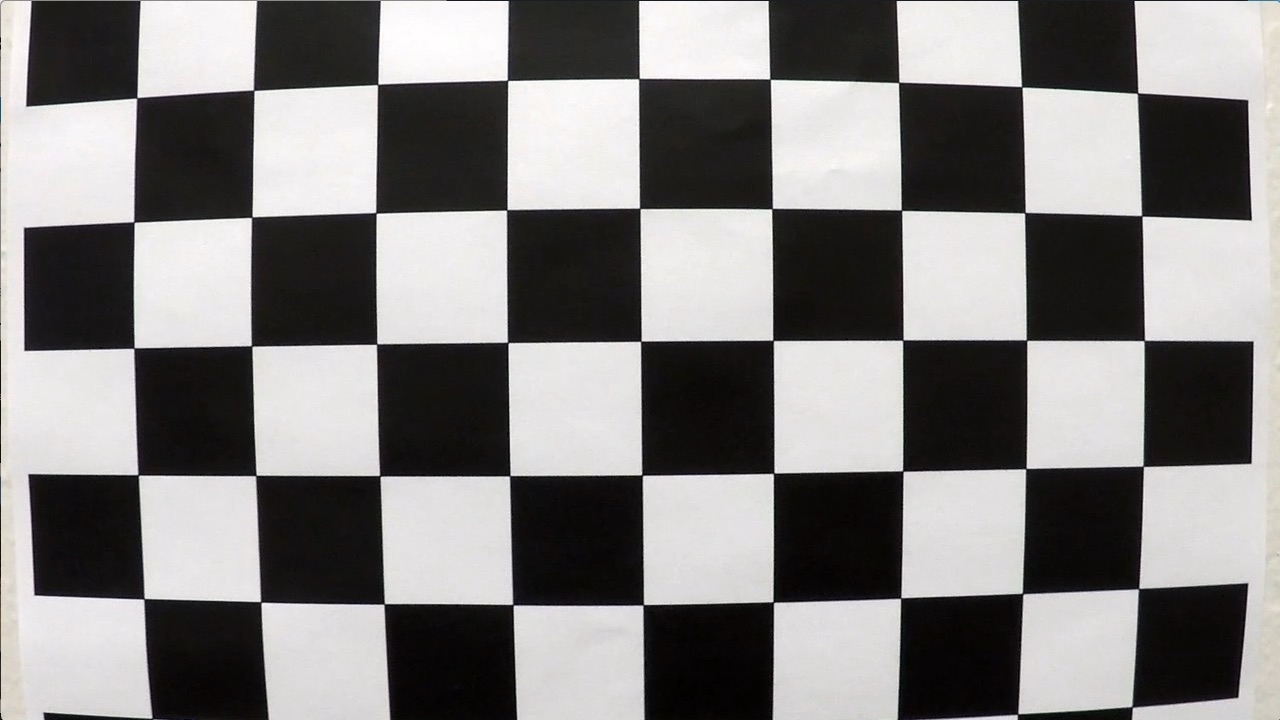
#> input picture camera_cal/calibration1.jpg, 1280 x 720 px; its folder holds only this picture in this run
$ python -i thresholding_main.py   (imports and definitions only)   (older library calls are emulated)
#> lines starting #> are read from the running program, lines starting #| are printed output that depends on the picture; after the words box and inside, x2 and y2 are one past the last pixel; in counts of white or black regions, pixels touching at a corner belong together
### perspective_regionofint_main.py
import numpy as np
import cv2

# [16 lines left out: function perspective_transform, not called in this run]

def region_of_interest(img, vertices):

    mask = np.zeros_like(img, dtype=np.uint8)
    if len(img.shape) > 2:
        channel_count = img.shape[2]
        ignore_mask_color = (255,) * channel_count
    else:
        ignore_mask_color = 255

    cv2.fillPoly(mask, vertices, ignore_mask_color)
    masked_image = cv2.bitwise_and(img, mask)
    return masked_image

### thresholding_main.py
import numpy as np
import cv2
import matplotlib.pyplot as plt
import matplotlib.image as mpimg
import glob
import pickle
from perspective_regionofint_main import *
from skimage import img_as_ubyte

def abs_sobel_thresh(img, orient='x', sobel_kernel = 3, thresh = (0,255)):

	if orient == 'x':
		abs_sobel = np.absolute(cv2.Sobel(img, cv2.CV_64F, 1, 0, ksize = sobel_kernel))
	if orient == 'y':
		abs_sobel = np.absolute(cv2.Sobel(img, cv2.CV_64F, 0, 1, ksize = sobel_kernel))

	scaled_sobel = np.uint8(255*abs_sobel/np.max(abs_sobel))
	binary_output = np.zeros_like(scaled_sobel)
	binary_output[(scaled_sobel >= thresh[0]) & (scaled_sobel <= thresh[1])] = 1

	return binary_output


def mag_thresh(img, sobel_kernel=3, mag_thresh=(0, 255)):

	sobelx = cv2.Sobel(img, cv2.CV_64F, 1, 0, ksize=sobel_kernel)
	sobely = cv2.Sobel(img, cv2.CV_64F, 0, 1, ksize=sobel_kernel)
	gradmag = np.sqrt(sobelx**2 + sobely**2)
	scale_factor = np.max(gradmag)/255
	gradmag = (gradmag/scale_factor).astype(np.uint8)
	binary_output = np.zeros_like(gradmag)
	binary_output[(gradmag >= mag_thresh[0]) & (gradmag <= mag_thresh[1])] = 1

	return binary_output

def dir_threshold(img, sobel_kernel=3, thresh=(0, np.pi/2)):
	sobelx = cv2.Sobel(img, cv2.CV_64F, 1, 0, ksize=sobel_kernel)
	sobely = cv2.Sobel(img, cv2.CV_64F, 0, 1, ksize=sobel_kernel)
	absgraddir = np.arctan2(np.absolute(sobely), np.absolute(sobelx))
	binary_output =  np.zeros_like(absgraddir)
	binary_output[(absgraddir >= thresh[0]) & (absgraddir <= thresh[1])] = 1

	return binary_output.astype(np.uint8)

def adp_thresh_grayscale(gray, thr = 250):

	img = cv2.equalizeHist(gray)
	ret, thrs = cv2.threshold(img, thresh=thr, maxval=255, type=cv2.THRESH_BINARY)

	return thrs

def color_thr(s_img, v_img, s_threshold = (0,255), v_threshold = (0,255)):
	s_binary = np.zeros_like(s_img).astype(np.uint8)
	s_binary[(s_img > s_threshold[0]) & (s_img <= s_threshold[1])] = 1
	v_binary = np.zeros_like(s_img).astype(np.uint8)
	v_binary[(v_img > v_threshold[0]) & (v_img <= v_threshold[1])] = 1
	col = ((s_binary == 1) | (v_binary == 1))
	return col

def thresholding(img, grad_thx_min =211, grad_thx_max =255,grad_thy_min =0, grad_thy_max = 25, mag_th_min = 150,mag_th_max = 255, dir_th_min  = 0.7, dir_th_max = 1.3, s_threshold_min = 113, s_threshold_max = 255, v_threshold_min = 234, v_threshold_max = 255,  k_size = 15, adp_thr = 250):
#> called with grad_thx_min = 211, grad_thx_max = 255, grad_thy_min = 0, grad_thy_max = 25, mag_th_min = 150, mag_th_max = 255, dir_th_min = 0.7, dir_th_max = 1.3
	imshape = img.shape
	hls = cv2.cvtColor(img, cv2.COLOR_RGB2HLS).astype(np.float)
	s_channel = hls[:,:,2].astype(np.uint8)
	hsv = cv2.cvtColor(img, cv2.COLOR_RGB2HSV).astype(np.float)
	v_channel = hls[:,:,2].astype(np.uint8)
	ksize = k_size
	gradx = abs_sobel_thresh(v_channel, orient='x', sobel_kernel=ksize, thresh=(grad_thx_min,grad_thx_max))
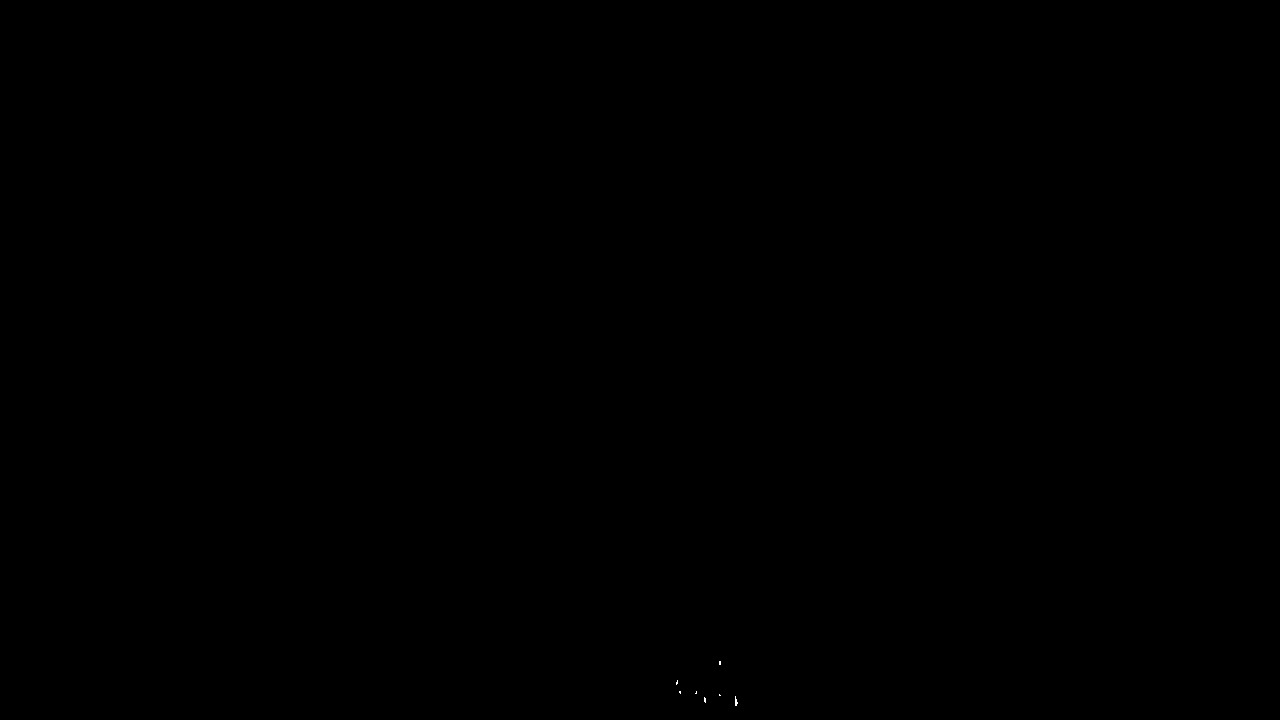
#> gradx: shape (720, 1280); values 0 (black) and 1 (white), 0.01% white in thin lines or dots, all inside (x1, y1, x2, y2) = (676, 661, 738, 706)
	grady = abs_sobel_thresh(v_channel, orient='y', sobel_kernel=ksize, thresh=(grad_thy_min, grad_thy_max))
#> grady: shape (720, 1280); values 0 (black) and 1 (white), 93.7% white; 1455 black regions (833 under 20 px), largest, box (x1, y1, x2, y2) and area: (378, 6, 497, 65) 3311, (515, 65, 769, 98) 2007, (377, 71, 522, 87) 1009
	mag_binary = mag_thresh(v_channel, sobel_kernel=ksize, mag_thresh=(mag_th_min, mag_th_max))
#> in mag_thresh, `gradmag = np.sqrt(sobelx**2 + sobely**2)`:
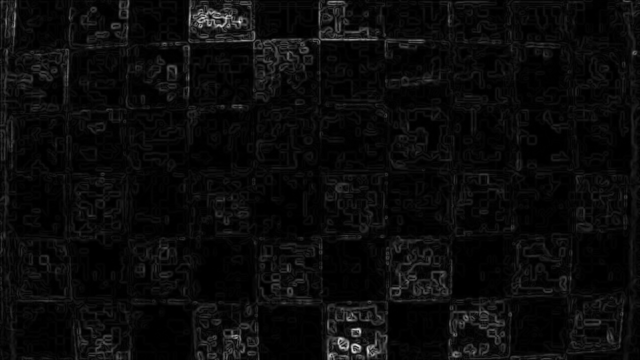
#> gradmag: shape (720, 1280) float64 (shown at 1/2 size); min 0, max 5.37e+09, mean 235604358.3; drawn with min black and max white
#> in mag_thresh, `scale_factor = np.max(gradmag)/255`: scale_factor = 21048817.5
#> mag_binary: shape (720, 1280); values 0 (black) and 1 (white), 0.09% white in thin lines or dots, all inside (x1, y1, x2, y2) = (28, 3, 749, 714)
	dir_binary = dir_threshold(v_channel, sobel_kernel=ksize, thresh=(dir_th_min, dir_th_max))
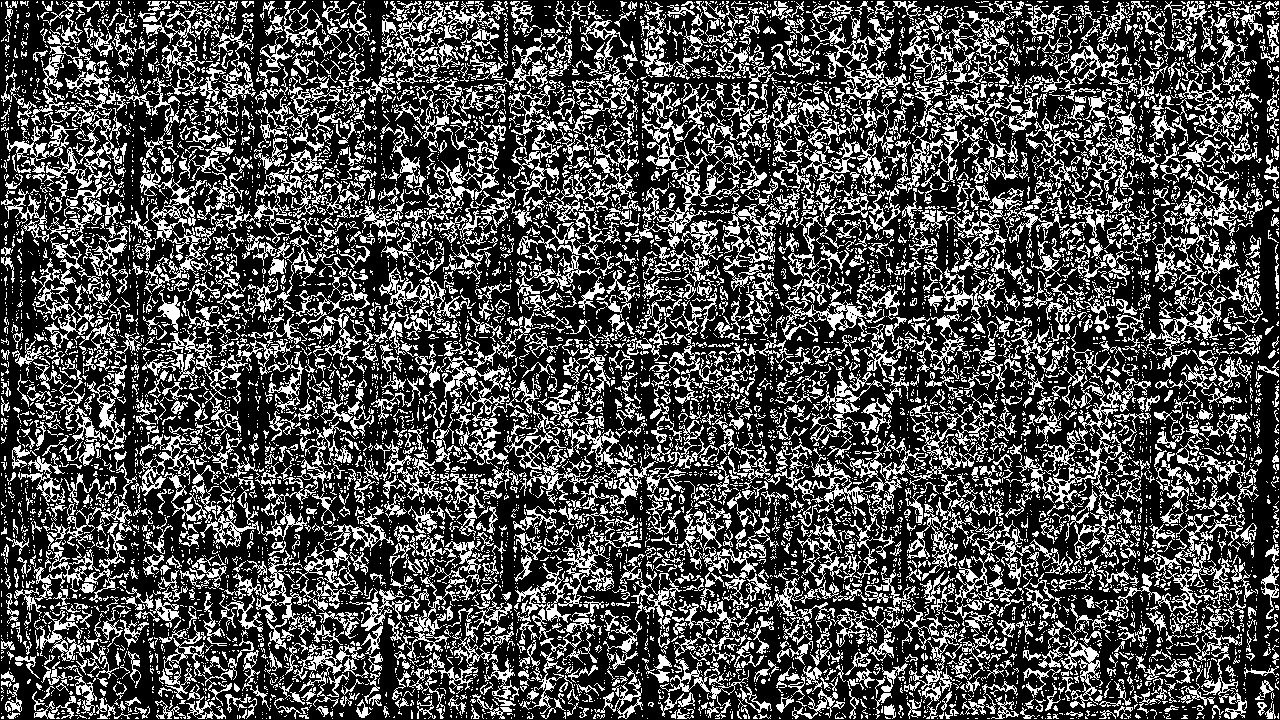
#> dir_binary: shape (720, 1280); values 0 (black) and 1 (white), 30.5% white in thin lines or dots
	combined = np.zeros_like(gradx)
	combined[((gradx == 1) & (grady == 1)) | ((mag_binary == 1) & (dir_binary == 1))] = 1

	s_binary = color_thr(s_channel, v_channel, s_threshold=(s_threshold_min,s_threshold_max), v_threshold= (v_threshold_min,v_threshold_max)).astype(np.uint8)
#> s_binary: shape (720, 1280); values 0 (black) and 1 (white), 0.79% white; 932 white regions (887 under 20 px), largest, box (x1, y1, x2, y2) and area: (385, 17, 461, 62) 1717, (736, 678, 762, 712) 428, (676, 676, 697, 701) 356


	gray = cv2.cvtColor(img, cv2.COLOR_RGB2GRAY).astype(np.uint8)
	adp = adp_thresh_grayscale(gray, adp_thr)/255
#> in adp_thresh_grayscale, `ret, thrs = cv2.threshold(img, thresh=thr, maxval=255, type=cv2.THRESH..`: ret = 250
#> adp: shape (720, 1280) float64; values 0 (black) and 1 (white), 1.9% white; 715 white regions (686 under 20 px), largest, box (x1, y1, x2, y2) and area: (380, 1, 508, 77) 8580, (640, 1, 760, 78) 2634, (523, 80, 638, 133) 2303

	color_binary = np.zeros_like(gradx)
	color_binary[(combined == 1) | (s_binary == 1) | (adp == 1)] = 1
	color_binary = np.dstack(( color_binary,color_binary,color_binary)).astype(np.float32)
	vertices = np.array([[(.55*imshape[1], 0.6*imshape[0]), (imshape[1],imshape[0]),
						(0,imshape[0]),(.45*imshape[1], 0.6*imshape[0])]], dtype=np.int32)
	color_binary = region_of_interest(color_binary.astype(np.uint8), vertices)
#> in region_of_interest, `masked_image = cv2.bitwise_and(img, mask)`:
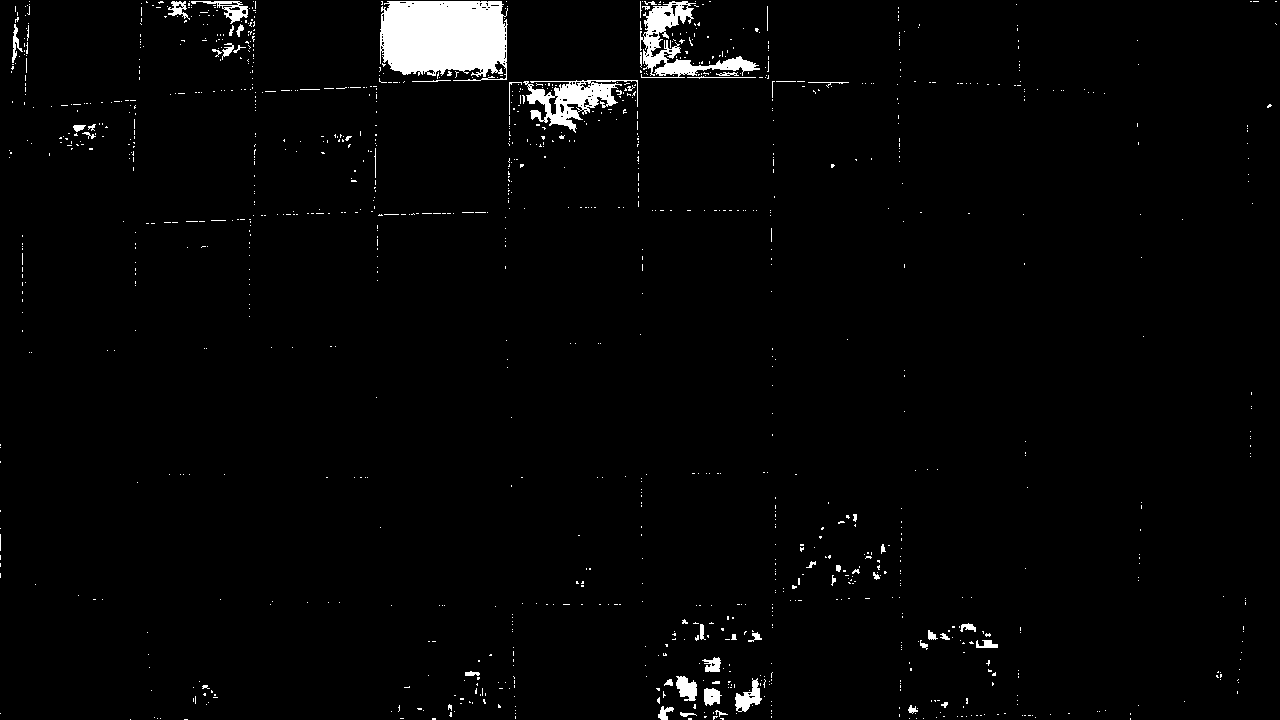
#> img: shape (720, 1280, 3); values 0 (black) and 1 (white), 2.3% white; 1196 white regions (1140 under 20 px), largest, box (x1, y1, x2, y2) and area: (380, 1, 508, 81) 8664, (640, 1, 760, 78) 2644, (523, 80, 638, 133) 2303
	return color_binary.astype(np.float32), combined, s_binary


# [34 lines left out: function thresholding_interative, not called in this run]
	#return color_binary.astype(np.float32), combined, s_binary


>>> import cv2
>>> picture = cv2.cvtColor(cv2.imread('camera_cal/calibration1.jpg'), cv2.COLOR_BGR2RGB)
>>> result = thresholding(picture)

$ run again, on camera_cal/calibration10.jpg
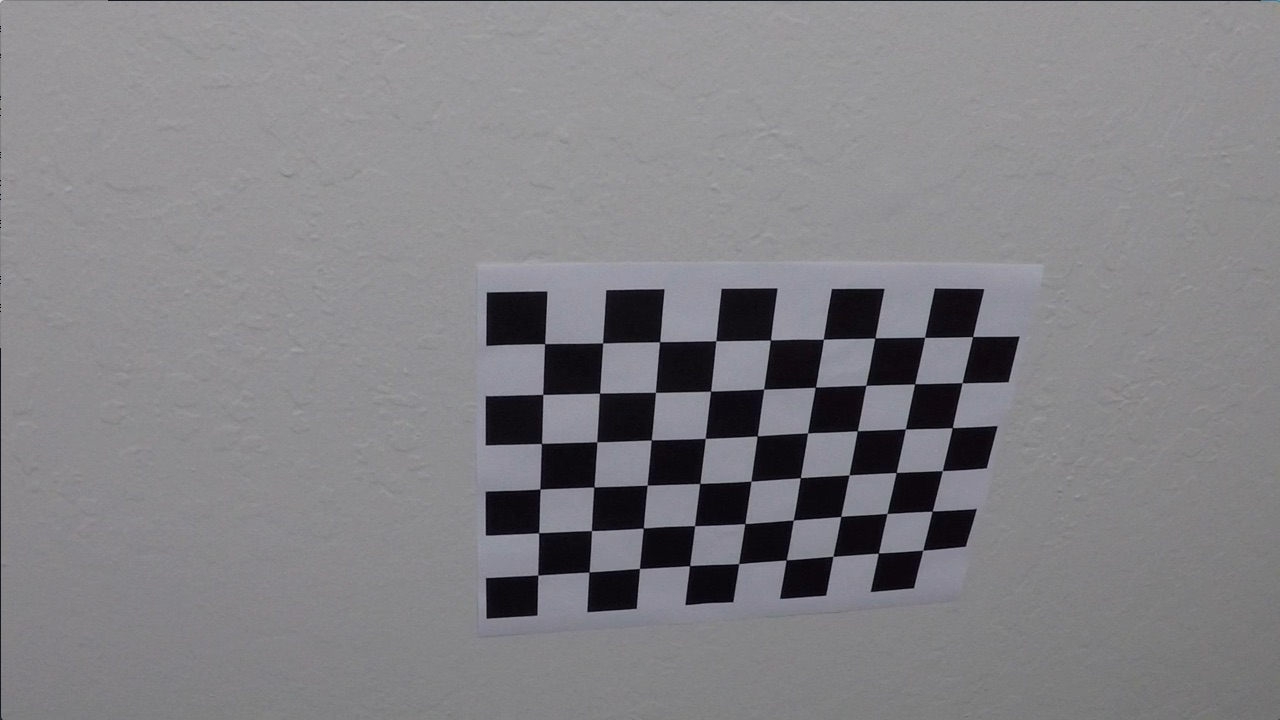
#> input picture camera_cal/calibration10.jpg, 1280 x 720 px
#> gradx: shape (720, 1280); values 0 (black) and 1 (white), 0.01% white in thin lines or dots, all inside (x1, y1, x2, y2) = (589, 483, 934, 573)
#> in thresholding, `grady = abs_sobel_thresh(v_channel, orient='y', sobel_kernel=ksize, th..`:
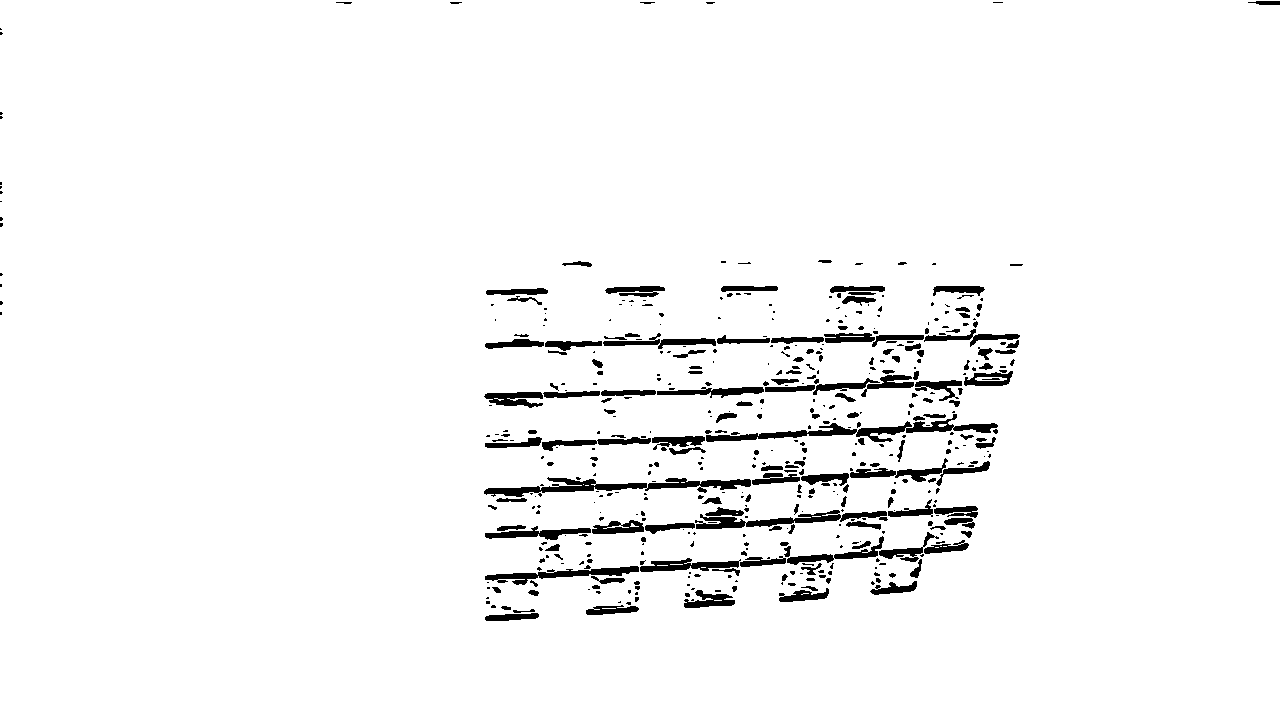
#> grady: shape (720, 1280); values 0 (black) and 1 (white), 96.5% white; 480 black regions (296 under 20 px), largest, box (x1, y1, x2, y2) and area: (706, 414, 998, 442) 2017, (484, 477, 751, 497) 1964, (695, 510, 888, 529) 1364
#> scale_factor = 10879812.9
#> mag_binary: shape (720, 1280); values 0 (black) and 1 (white), 0.27% white in thin lines or dots, all inside (x1, y1, x2, y2) = (485, 302, 981, 618)
#> dir_binary: shape (720, 1280); values 0 (black) and 1 (white), 29.4% white in thin lines or dots
#> s_binary: shape (720, 1280); values 0 (black) and 1 (white), 0.14% white in thin lines or dots, all inside (x1, y1, x2, y2) = (0, 31, 1015, 618)
#> thrs: shape (720, 1280); 2.3% white in thin lines or dots, all inside (x1, y1, x2, y2) = (0, 0, 1256, 550)
#> ret = 250
#> mask: shape (720, 1280, 3); 22% white; 1 white region, box (x1, y1, x2, y2) and area: (2, 432, 1279, 720) 202751
#> in region_of_interest, `masked_image = cv2.bitwise_and(img, mask)`:
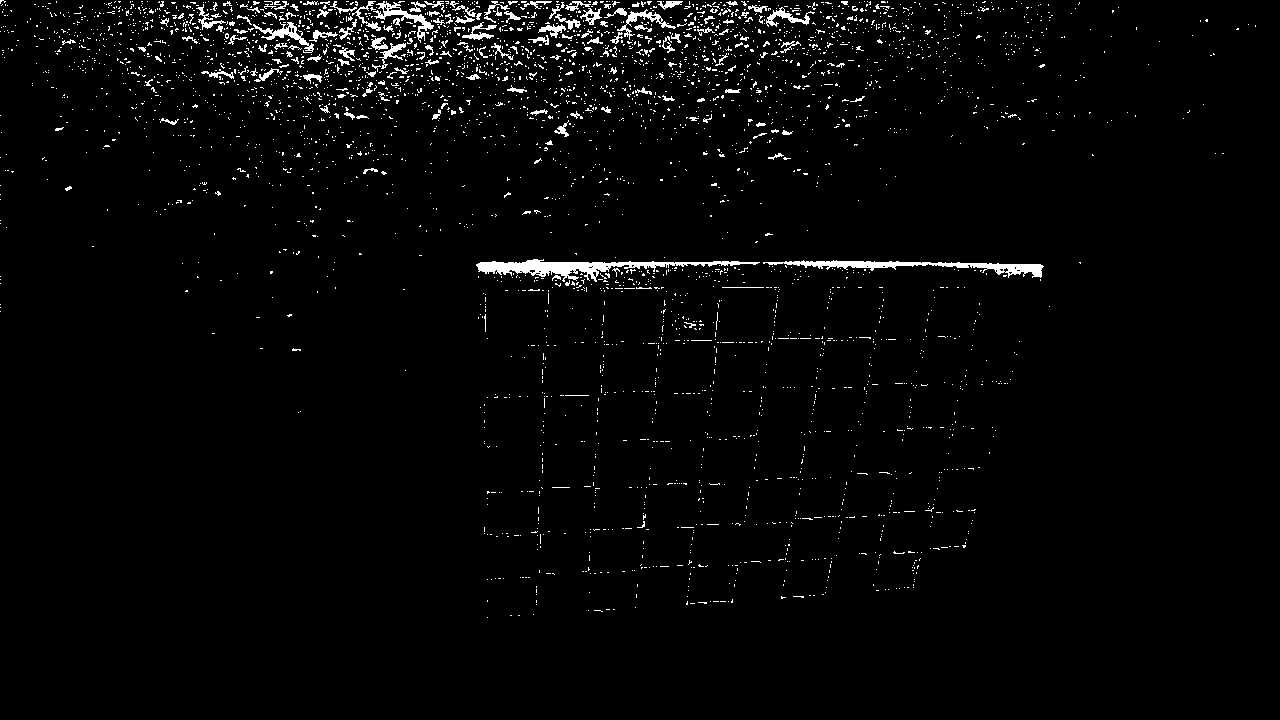
#> img: shape (720, 1280, 3); values 0 (black) and 1 (white), 2.5% white in thin lines or dots, all inside (x1, y1, x2, y2) = (0, 0, 1256, 618)
